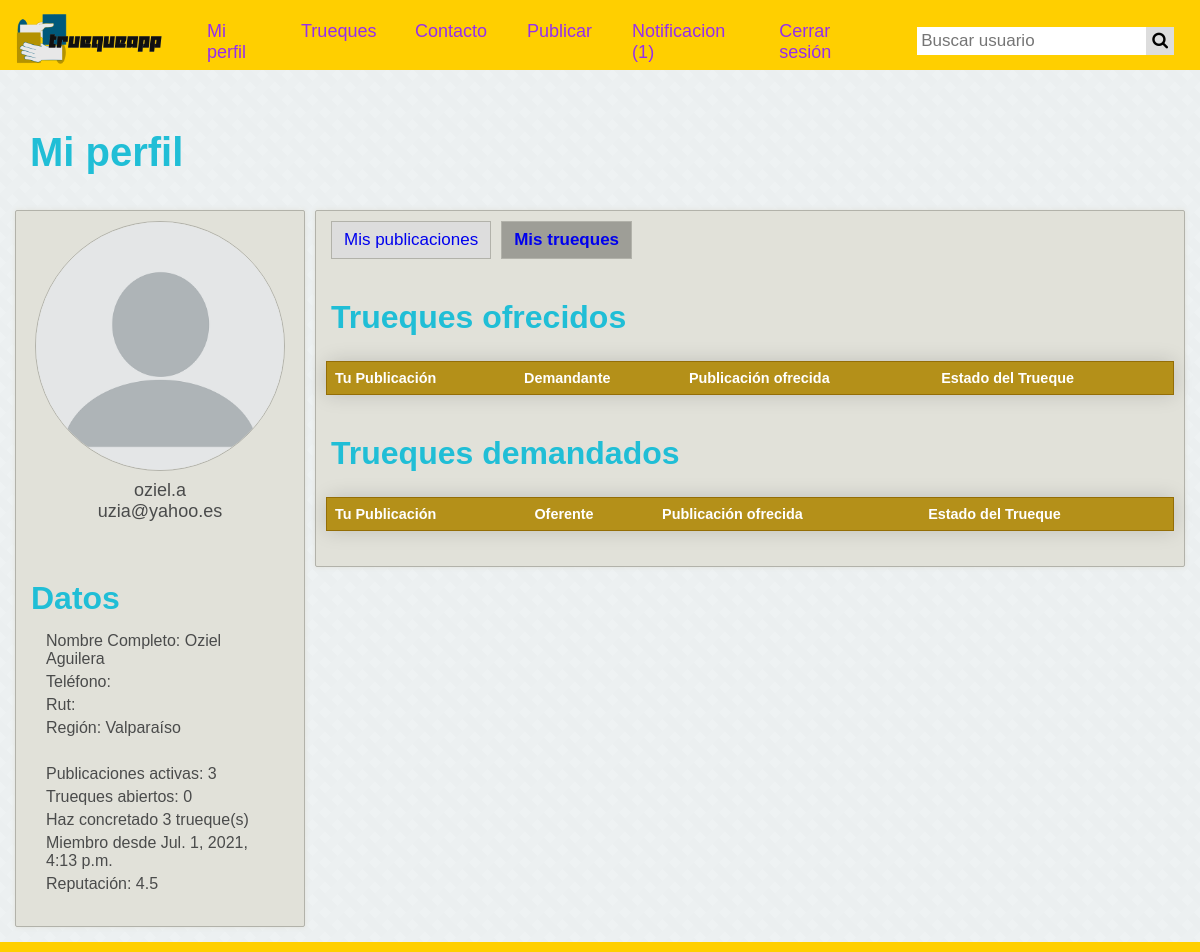
/mis_trueques/ (signed in), run on the app's committed database.
### truequeapp/models.py (models this page shows)
class Usuario(AbstractUser):
    rut = models.CharField(max_length=13, blank=True)
    numero = models.CharField(max_length=13, blank=True)
    red_social = models.URLField(blank=True)
    regiones = [('Arica y Parinacota', 'Arica y Parinacota'), ('Antofagasta', 'Antofagasta'), ('Tarapacá', 'Tarapacá'),
                ('Atacama', 'Atacama'), ('Coquimbo', 'Coquimbo'), ('Valparaíso', 'Valparaíso'),
                ('Región del Libertador Gral. Bernardo O’Higgins', 'Región del Libertador Gral. Bernardo O’Higgins'),
                ('Región del Maule', 'Región del Maule'), ('Región del Biobío', 'Región del Biobío'),
                ('Región de la Araucanía', 'Región de la Araucanía'), ('Región de Los Ríos', 'Región de Los Ríos'),
                ('Región de Los Lagos', 'Región de Los Lagos'),
                ('Región Aisén del Gral. Carlos Ibáñez del Campo', 'Región Aisén del Gral. Carlos Ibáñez del Campo'),
                ('Región de Magallanes y de la Antártíca Chilena', 'Región de Magallanes y de la Antártíca Chilena'),
                ('Región Metropolitana de Santiago', 'Región Metropolitana de Santiago')]
    region = models.CharField(max_length=254, choices=regiones)
    correo_respaldo = models.EmailField(max_length=254, blank=True)
    def get_num_mess(self):
        return len(Mensaje.objects.filter(usuario_id=self.id, estado="N").values())

### truequeapp/views.py (the view, shortened to what this page needs)
# urls.py: path('mis_trueques/', views.mis_trueques, name='mis_trueques'),
def mis_trueques(request):
    if request.user.is_authenticated:
        trueques_usuario_of = Trueque.objects.filter(oferente_id=request.user.id)
        trueques_usuario_de = Trueque.objects.filter(demandante_id=request.user.id)
        trueque_como_oferente = []
        trueque_como_demandante = []
        trueques = []
        for trueque in trueques_usuario_of:
            publicacion_oferente = Publicacion.objects.get(id=trueque.publicacion_oferente.id)
        for trueque in trueques_usuario_de:
            publicacion_oferente = Publicacion.objects.get(id=trueque.publicacion_oferente.id)
        usuario = Usuario.objects.get(id=request.user.id)
        n_publicaciones_activas = len(Publicacion.objects.filter(publicador_id=usuario.id, completado="A").values())
        n_trueques_a = len(Trueque.objects.filter(estado="A", demandante_id=usuario.id).values())
        n_trueques_a += len(Trueque.objects.filter(estado="A", oferente_id=usuario.id).values())
        n_trueques_c = len(Trueque.objects.filter(estado="C", demandante_id=usuario.id).values())
        n_trueques_c += len(Trueque.objects.filter(estado="C", oferente_id=usuario.id).values())
        reputacion = Calificacion.objects.filter(usuario_id=usuario.id).aggregate(Avg('valor'))
        reputacion_promedio = reputacion["valor__avg"]
        if reputacion_promedio is None:
            reputacion_promedio = "Aún no tienes reputación"
        datos = {"nombre": usuario.first_name, "apellido": usuario.last_name,
                 "usuario": usuario.username, "rut": usuario.rut,
                 "red_social": usuario.red_social, "email": usuario.email,
                 "email_respaldo": usuario.correo_respaldo, "telefono": usuario.numero,
                 "region": usuario.region, "miembro_desde": usuario.date_joined,
                 "n_p_activas": n_publicaciones_activas, "n_t_abiertos": n_trueques_a,
                 "n_t_concretados": n_trueques_c, "reputacion": reputacion_promedio,
                 'trueque_como_oferente': trueque_como_oferente, 'trueque_como_demandante': trueque_como_demandante}
        return render(request, "truequeapp/mis_trueques.html", datos)
    else:
        return HttpResponseRedirect('/login/')

### truequeapp/templates/truequeapp/mis_trueques.html (shortened to what this page needs)
<!DOCTYPE html>
<html lang="es">
{% load static %}
<head>
    <link rel="stylesheet" type="text/css" href="{% static 'truequeapp/css/mi_perfil.css' %}">
</head>
<body>
    {% include "barra.html" %}
    <div id="contenedor-pagina">
        <h1 class="tgrande">Mi perfil</h1>
        <div id="row">
            <div id="datos1">
                <div id="imagen_perfil">
                    <a><img id="perfil_imagen" src="../../media/pagina/perfil.png" alt="perfil_imagen" width="250" height="250"></a>
                </div>
                <div id="usuario">
                    {{usuario}} <br>
                    {{email}} <br>
                </div>
                <div id="info">
                    <div class="titulo">Datos</div>
                    <li><a>Nombre Completo: {{nombre}} {{apellido}}</a></li>
                    <li><a>Teléfono: {{telefono}}</a></li>
                    <li><a>Rut: {{rut}}</a></li>
                    <li><a>Región: {{region}}</a></li>
                    <br>
                    <li><a>Publicaciones activas: {{n_p_activas}}</a></li>
                    <li><a>Trueques abiertos: {{n_t_abiertos}}</a></li>
                    <li><a>Haz concretado {{n_t_concretados}} trueque(s)</a></li>
                    <li><a>Miembro desde {{miembro_desde}}</a></li>
                    <li><a>Reputación: {{reputacion}}</a></li>
                </div>
            </div>
            <div id="datos0">
                <div id="opciones">
                    <div id="boton_opcion" class="boton_opcion">
                        <li><a class="publicaiones_boton" href="/mis_publicaciones/">Mis publicaciones</a></li>
                    </div>
                    <div id="boton_opcion" class="boton_opcion">
                        <li><a class="active" href="/mis_trueques/">Mis trueques</a></li>
                    </div>
                </div>
                <div id="mostrar">
                    <div class="titulo">Trueques ofrecidos</div>
                    <div class="mostrar_trueques">
                        <table>
                            <tr>
                                <th colspan="2">Tu Publicación</th>
                                <th>Demandante</th>
                                <th colspan="2">Publicación ofrecida</th>
                                <th>Estado del Trueque</th>
                            </tr>
                        </table>
                    </div>
                <div class="titulo">Trueques demandados</div>
                    <div class="mostrar_trueques">
                        <table>
                            <tr>
                                <th colspan="2">Tu Publicación</th>
                                <th>Oferente</th>
                                <th colspan="2">Publicación ofrecida</th>
                                <th>Estado del Trueque</th>
                            </tr>
                        </table>
                    </div>
                </div>
            </div>
        </div>
    </div>
    {% include "pie.html" %}
</body>
</html>

### truequeapp/templates/truequeapp/barra.html (shortened to what this page needs)
<!DOCTYPE html>
<html lang="es">
{% load static %}
<head>
    <link rel="stylesheet" type="text/css" href="{% static 'truequeapp/css/barra.css' %}">
    <link rel="stylesheet" href="https://cdnjs.cloudflare.com/ajax/libs/font-awesome/4.7.0/css/font-awesome.min.css">
</head>
<body>
    {% if user.is_authenticated %}
        <div id="barra">
            <div>
                <a href="/home/"><img id="imagen_logo2" src="../../media/pagina/truequeapp2.png" alt="Logo2" width="160" height="80"></a>
            </div>
            <div class="barra-items">
                <li><a href="/perfil/{{ user.username }}" title="Mi perfil">Mi perfil</a></li>
                <li><a href="/publicaciones/" title="Trueques">Trueques</a></li>
                <li><a href="/contacto/" title="Contacto">Contacto</a></li>
                <li><a href="/publicar/" title="Publicar">Publicar</a></li>
                <li><a href="/notificacion/" title="Notificacion ({{ user.get_num_mess }})">Notificacion ({{ user.get_num_mess }})</a></li>
                <li><a href="/logout/" title="Cerrar sesión">Cerrar sesión</a></li>
            </div>
            <div class="search">
                <input type="text" id="perfil" name="perfil" onkeypress="irAPerfil(event)" value="" placeholder="Buscar usuario">
                <button type="button" onclick="irAPerfilClick(event)"><i class="fa fa-search"></i></button>
            </div>
        </div>
    {% endif %}
</body>
</html>

### truequeapp/static/truequeapp/css/mi_perfil.css (style rules this page uses)
* { margin: 0; padding: 0; outline: none; box-sizing: border-box; font-family: sans-serif; }
#usuario { margin-top: 5px; font-size:18px; color: #4a4b4b; text-align: center; }
#imagen_perfil { text-align: center; }
#perfil_imagen { border-radius: 50%; border:solid #b2b2aa 1px; text-align: center; }
#datos0 { display: flex; flex-direction: column; margin: 5px; background: #e1e1d9; border-radius: 2px; border: solid #b2b2aa 1px; box-shadow: 0px 0px 5px #e1e1d9; padding: 10px; flex-grow: 100; height: auto; }
#opciones { display: flex; flex: 1; justify-content: left; }
#opciones li { list-style: none; }
#opciones li a { margin-left: 5px; margin-right: 5px; padding: 8px 12px; border: solid #b2b2aa 1px; background: #ddd; font-size: 17px; cursor: pointer; text-decoration: none; display: inline-block; }
#opciones li a.active { background: #9e9e97; font-weight: bold; }
#datos1 { margin: 5px; background: #e1e1d9; display: inline; border-radius: 2px; border: solid #b2b2aa 1px; box-shadow: 0px 0px 5px #e1e1d9; padding: 10px; width: 290px; height: auto; }
#info { text-align: left; display: inline; color: #4a4b4b; margin-right: 10px; padding: 5px; }
#info li { list-style: none; margin: 5px; padding: 0 15px; }
#row { display: flex; flex-wrap: wrap; align-items: flex-start; justify-content: left; margin: 10px; }
.titulo { text-align: left; margin-left: 5px; margin-top: 40px; margin-bottom: 15px; font-weight: bold; font-size: 200%; color: #20BED6; }
.tgrande { margin-left: 30px; margin-bottom: 30px; font-weight: bold; font-size: 250%; color: #20BED6 }

### truequeapp/static/truequeapp/css/barra.css (style rules this page uses)
* { margin: 0; padding: 0; outline: none; box-sizing: border-box; font-family: sans-serif; }
body { background: linear-gradient(45deg, #ebeff0 12%, transparent 0, transparent 88%, #ebeff0 0), linear-gradient(135deg, transparent 37%, #ecf0f1 0, #ecf0f1 63%, transparent 0), linear-gradient(45deg, transparent 37%, #ebeff0 0, #ebeff0 63%, transparent 0) #eef2f3; background-size: 25px 25px; }
#barra { background: #ffcf00; display: flex; flex-wrap: wrap; align-items: center; justify-content: space-evenly; height: 70px; padding: 0 10px; margin-bottom: 5%; }
#barra .barra-items { display: flex; flex: 1; padding: 0 20px; justify-content: center; }
#barra .barra-items li { list-style: none; margin: 2px; padding: 0 15px; }
#barra .barra-items li a { color: #952FED; font-size: 18px; font-weight: 500; text-decoration: none; }
#barra .barra-items li a::before { display: block; content: attr(title); font-weight: bold; height: 0; overflow: hidden; visibility: hidden; }
#barra input[type=text] { padding: 4px; margin-top: 8px; font-size: 17px; border: none; margin-bottom: 10px; }
#barra .search button { float: right; padding: 4px 6px; margin-top: 8px; margin-right: 16px; background: #ddd; font-size: 17px; border: none; cursor: pointer; }

### truequeapp/static/truequeapp/css/pie.css (style rules this page uses)
#contenedor-pagina { position: relative; min-height: 100vh; }

### truequeapp/static/truequeapp/css/estilo_tablas.css (style rules this page uses)
table { border-collapse: collapse; margin: 25px 0; font-size: 0.9em; font-family: sans-serif; min-width: 400px; box-shadow: 0 0 20px rgba(0, 0, 0, 0.15); border: 1px solid #946e07; border-top-left-radius: 10px; width: 100%; overflow: auto; }
tr { border-bottom: 1px solid #946e07; background-color: #ddddd4; }
th, td { text-align: left; padding: 8px; }
th { border-bottom: 1px solid #946e07; background-color: #b49019; color: white; }

### data on the page
Usuario: get_num_mess "1", username "oziel.a", email "uzia@yahoo.es", first_name "Oziel", last_name "Aguilera", region "Valparaíso", date_joined "Jul. 1, 2021, 4:13 p.m."

### other printed values
{{ n_p_activas }} "3"
{{ n_t_abiertos }} "0"
{{ n_t_concretados }} "3"
{{ reputacion }} "4.5"
